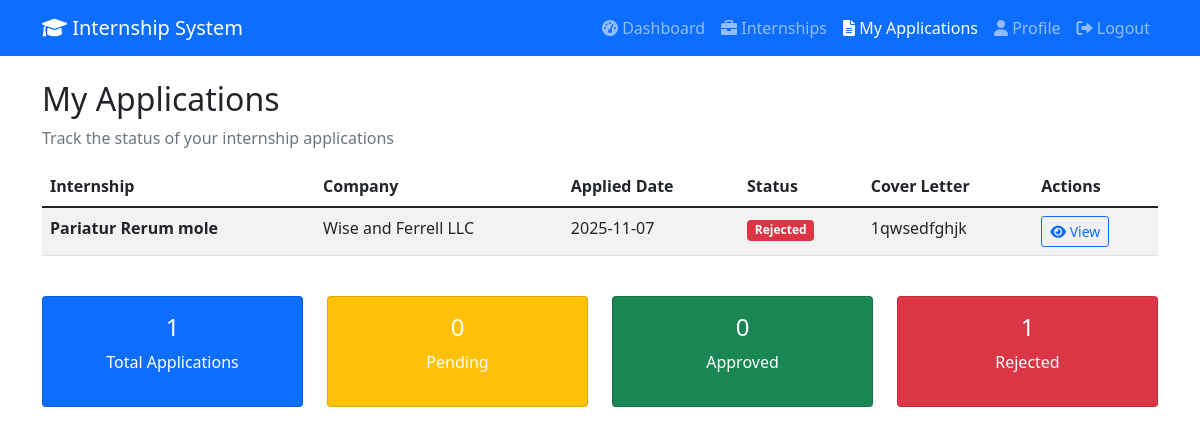
The page /my-applications (signed in) on the database its author committed.
### models.py (models this page shows)
class InternshipApplication(Base):
    __tablename__ = "internship_applications"
    id = Column(Integer, primary_key=True, index=True)
    student_id = Column(Integer, ForeignKey("users.id"), nullable=False)
    internship_id = Column(Integer, ForeignKey("internships.id"), nullable=False)
    application_date = Column(DateTime(timezone=True), server_default=func.now())
    status = Column(Enum(ApplicationStatus), default=ApplicationStatus.PENDING)
    cover_letter = Column(Text)
    resume_url = Column(String(500))
    student = relationship("User", back_populates="applications")
    internship = relationship("Internship", back_populates="applications")
    mentor_feedbacks = relationship("MentorFeedback", back_populates="application")
    evaluations = relationship("Evaluation", back_populates="application")

class Internship(Base):
    __tablename__ = "internships"
    id = Column(Integer, primary_key=True, index=True)
    title = Column(String(255), nullable=False)
    description = Column(Text)
    company = Column(String(255), nullable=False)
    location = Column(String(255))
    duration = Column(String(100))
    stipend = Column(String(100))
    requirements = Column(Text)
    created_by = Column(Integer, ForeignKey("users.id"))
    created_at = Column(DateTime(timezone=True), server_default=func.now())
    is_active = Column(Boolean, default=True)
    deadline = Column(DateTime(timezone=True))
    creator = relationship("User", back_populates="created_internships")
    applications = relationship("InternshipApplication", back_populates="internship")
    tasks = relationship("Task", back_populates="internship")
    feedback = relationship("Feedback", back_populates="internship")
    mentor_feedbacks = relationship("MentorFeedback", back_populates="internship")
    evaluations = relationship("Evaluation", back_populates="internship")

### app.py (the view)
@app.get("/my-applications", response_class=HTMLResponse)
async def my_applications_page(request: Request, db: Session = Depends(get_db)):
    try:
        user = await get_current_user_from_cookie(request, db)
        user_role = user.role.value if hasattr(user.role, 'value') else user.role
        if user_role != "student":
            return RedirectResponse("/dashboard?error=Access denied")
        applications = crud.get_student_applications_with_details(db, user.id)
        return templates.TemplateResponse("my_applications.html", {
            "request": request,
            "user": user,
            "applications": applications
        })
    except Exception as e:
        return RedirectResponse("/login")

### templates/my_applications.html (shortened to what this page needs)
<!DOCTYPE html>
<html lang="en">
<head>
    <link href="https://cdn.jsdelivr.net/npm/bootstrap@5.1.3/dist/css/bootstrap.min.css" rel="stylesheet">
    <link href="https://cdnjs.cloudflare.com/ajax/libs/font-awesome/6.0.0/css/all.min.css" rel="stylesheet">
</head>
<body>
    <nav class="navbar navbar-expand-lg navbar-dark bg-primary">
        <div class="container">
            <a class="navbar-brand" href="/dashboard">
                <i class="fas fa-graduation-cap"></i> Internship System
            </a>
            <div class="navbar-nav ms-auto">
                <a class="nav-link" href="/dashboard"><i class="fas fa-tachometer-alt"></i> Dashboard</a>
                <a class="nav-link" href="/internships"><i class="fas fa-briefcase"></i> Internships</a>
                <a class="nav-link active" href="/my-applications"><i class="fas fa-file-alt"></i> My Applications</a>
                <a class="nav-link" href="/profile"><i class="fas fa-user"></i> Profile</a>
                <a class="nav-link" href="/logout"><i class="fas fa-sign-out-alt"></i> Logout</a>
            </div>
        </div>
    </nav>
    <div class="container mt-4">
        <h2>My Applications</h2>
        <p class="text-muted">Track the status of your internship applications</p>
        <div class="row">
            <div class="col-12">
                {% if applications %}
                <div class="table-responsive">
                    <table class="table table-striped">
                        <thead>
                            <tr>
                                <th>Internship</th>
                                <th>Company</th>
                                <th>Applied Date</th>
                                <th>Status</th>
                                <th>Cover Letter</th>
                                <th>Actions</th>
                            </tr>
                        </thead>
                        <tbody>
                            {% for application in applications %}
                            <tr>
                                <td>
                                    <strong>{{ application.internship.title if application.internship else 'Internship
                                        #' + application.internship_id|string }}</strong>
                                </td>
                                <td>
                                    {{ application.internship.company if application.internship else 'N/A' }}
                                </td>
                                <td>{{ application.application_date.strftime('%Y-%m-%d') }}</td>
                                <td>
                                    <span class="badge
                                        {% if application.status == 'pending' %}bg-warning
                                        {% elif application.status == 'approved' %}bg-success
                                        {% else %}bg-danger{% endif %}">
                                        {{ application.status|title }}
                                    </span>
                                </td>
                                <td>
                                    {% if application.cover_letter %}
                                    <span data-bs-toggle="tooltip" title="{{ application.cover_letter }}">
                                        {{ application.cover_letter[:100] }}
                                    </span>
                                    {% else %}
                                    <span class="text-muted">No cover letter</span>
                                    {% endif %}
                                </td>
                                <td>
                                    <button class="btn btn-sm btn-outline-primary"
                                        onclick="viewApplication('{{ application.id }}')">
                                        <i class="fas fa-eye"></i> View
                                    </button>
                                </td>
                            </tr>
                            {% endfor %}
                        </tbody>
                    </table>
                </div>
                <div class="row mt-4">
                    <div class="col-md-3">
                        <div class="card text-white bg-primary">
                            <div class="card-body text-center">
                                <h4>{{ applications|length }}</h4>
                                <p>Total Applications</p>
                            </div>
                        </div>
                    </div>
                    <div class="col-md-3">
                        <div class="card text-white bg-warning">
                            <div class="card-body text-center">
                                <h4>{{ applications|selectattr('status', 'equalto', 'pending')|list|length }}</h4>
                                <p>Pending</p>
                            </div>
                        </div>
                    </div>
                    <div class="col-md-3">
                        <div class="card text-white bg-success">
                            <div class="card-body text-center">
                                <h4>{{ applications|selectattr('status', 'equalto', 'approved')|list|length }}</h4>
                                <p>Approved</p>
                            </div>
                        </div>
                    </div>
                    <div class="col-md-3">
                        <div class="card text-white bg-danger">
                            <div class="card-body text-center">
                                <h4>{{ applications|selectattr('status', 'equalto', 'rejected')|list|length }}</h4>
                                <p>Rejected</p>
                            </div>
                        </div>
                    </div>
                </div>
                {% endif %}
            </div>
        </div>
    </div>
</body>
</html>

### rows shown on the page
InternshipApplication: internship "Pariatur Rerum mole", internship "Wise and Ferrell LLC", application_date "2025-11-07", status "Rejected", cover_letter "1qwsedfghjk"

### other values the page prints
{{ applications|length }} "1"
{{ applications|selectattr('status', 'equalto', 'pending')|list|length }} "0"
{{ applications|selectattr('status', 'equalto', 'approved')|list|length }} "0"
{{ applications|selectattr('status', 'equalto', 'rejected')|list|length }} "1"
